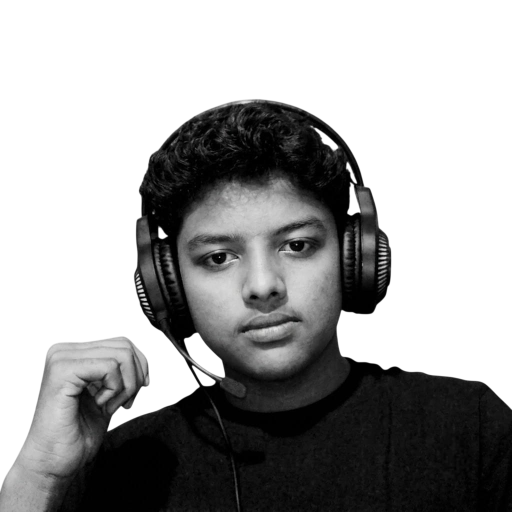
#> input picture assets/me.png, 1024 x 1024 px, found by its file name (shown at 1/2 size)
$ python prep_portrait.py assets/me.png assets/portrait.webp
#> lines starting #> are read from the running program, lines starting #| are printed output that depends on the picture
#!/usr/bin/env python3
"""
Prepare the real portrait in assets/ for the hero card.

The source photo is a black-and-white portrait on a transparent/white
background. This script composites it on white (so transparency never turns
black), takes a 4:5 head-and-shoulders crop that keeps the original framing and
appearance, resizes it for a retina-size hero frame, applies a light unsharp
mask, and writes a compact WebP.

The original photo is never modified. The generator calls this automatically if
the derived portrait is missing, and can be run by hand:

    python scripts/prep_portrait.py
    python scripts/prep_portrait.py assets/me.png assets/portrait.webp
"""
import os
import sys

from PIL import Image, ImageFilter, ImageOps

HERE = os.path.dirname(os.path.abspath(__file__))
ROOT = os.path.abspath(os.path.join(HERE, ".."))
DEFAULT_SRC = os.path.join(ROOT, "assets", "me.png")
DEFAULT_OUT = os.path.join(ROOT, "assets", "portrait.webp")

# 4:5 crop around the face in the 1024x1024 source. Keeps the headphones,
# shoulders and the natural white space above the head.
CROP = (151, 120, 874, 1024)
OUT_W, OUT_H = 560, 700


def prepare(src=DEFAULT_SRC, out=DEFAULT_OUT):
#> called with src = 'assets/me.png', out = 'assets/portrait.webp'
    if not os.path.exists(src):
        raise FileNotFoundError(f"portrait source not found: {src}")

    im = Image.open(src)
#> im is the input picture: PIL image 1024x1024 RGBA; mean R, G, B, A 26.2, 26.2, 26.2, 119.2
    if im.mode in ("RGBA", "LA") or (im.mode == "P" and "transparency" in im.info):
        im = im.convert("RGBA")
        plate = Image.new("RGB", im.size, (255, 255, 255))
#> plate: PIL image 1024x1024 RGB; every value is 255
        plate.paste(im, mask=im.getchannel("A"))
        im = plate
    else:
        im = im.convert("RGB")

    gray = ImageOps.grayscale(im)

    # Only crop what is actually there; the source may already be cropped.
    box = (
        max(0, min(CROP[0], gray.width - 1)),
        max(0, min(CROP[1], gray.height - 1)),
        max(1, min(CROP[2], gray.width)),
        max(1, min(CROP[3], gray.height)),
    )
#> box = (151, 120, 874, 1024)
    gray = gray.crop(box)
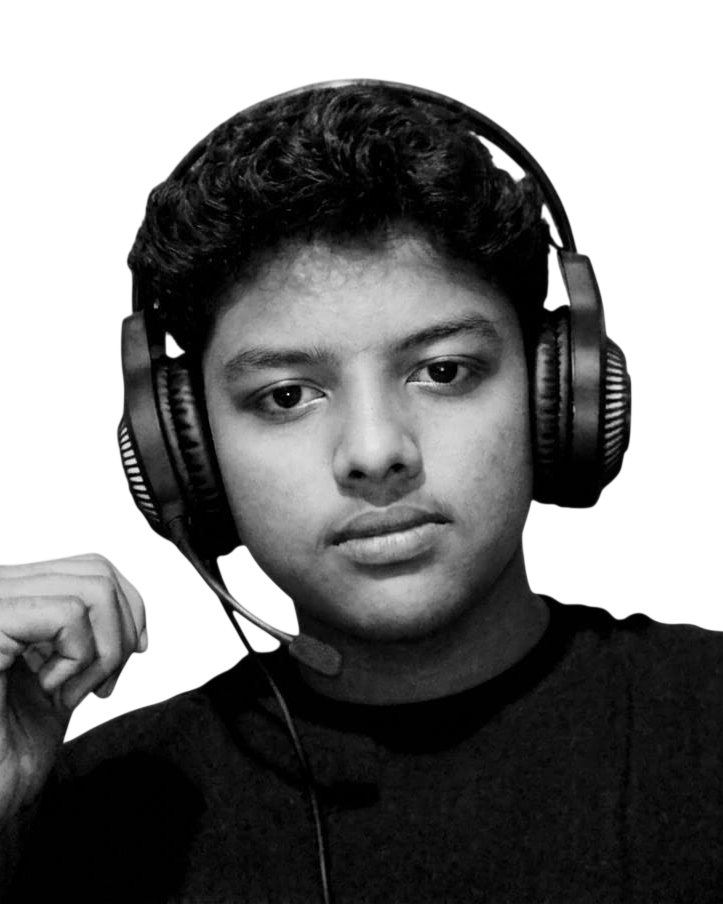
#> gray: PIL image 723x904 L; min 0, max 255, mean 124.6

    # Preserve the photo's own tonality, with a restrained contrast lift that
    # survives downscaling without changing how the subject looks.
    gray = ImageOps.autocontrast(gray, cutoff=0.5)
    gray = gray.resize((OUT_W, OUT_H), Image.Resampling.LANCZOS)
#> gray: PIL image 560x700 L
    gray = gray.filter(ImageFilter.UnsharpMask(radius=1.2, percent=55, threshold=3))

    os.makedirs(os.path.dirname(out), exist_ok=True)
    gray.save(out, "WEBP", quality=86, method=6)
    size = os.path.getsize(out) / 1024
    print(f"wrote {os.path.relpath(out, ROOT)} ({OUT_W}x{OUT_H}, {size:.0f} KB)")
    return out


if __name__ == "__main__":
    src = sys.argv[1] if len(sys.argv) > 1 else DEFAULT_SRC
    out = sys.argv[2] if len(sys.argv) > 2 else DEFAULT_OUT
    prepare(src, out)
